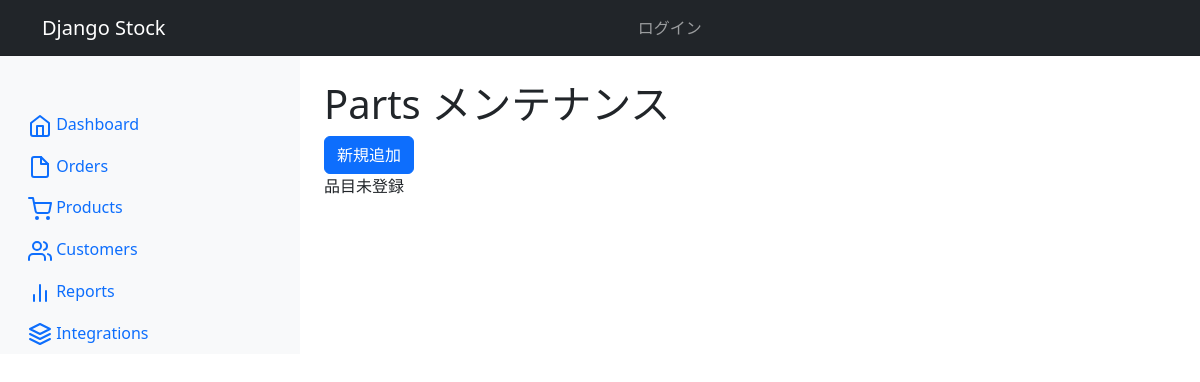
Page /stocks/parts_browse/ on the earlier database version.
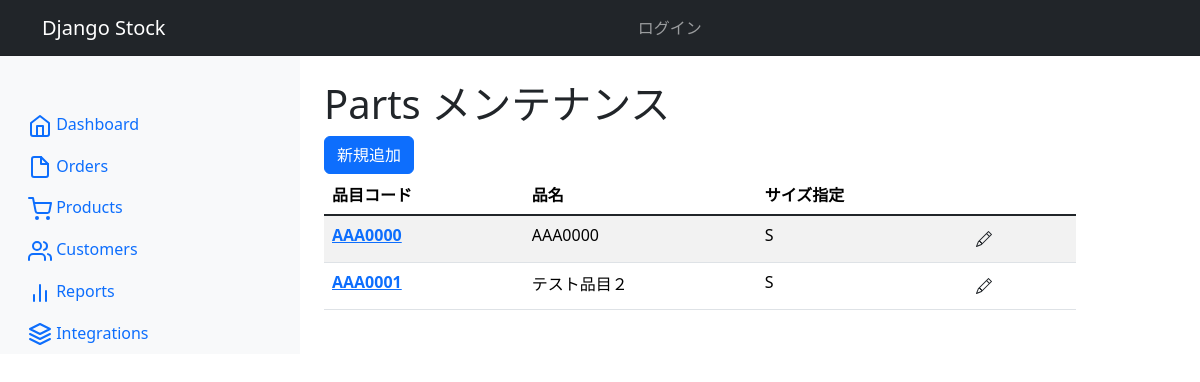
Same page on the later database version.
### stocks/models.py (models this page shows, shortened)
class Parts(models.Model):
    code = models.CharField('品目コード', max_length=8)
    name = models.TextField('品目名', blank=False)
    sizeType = models.CharField('棚入れ考慮用サイズ', max_length=1, default='S',null=False)
    created_by = models.ForeignKey(settings.AUTH_USER_MODEL,
                                  verbose_name="作成者",
                                  on_delete=models.CASCADE)
    created_at = models.DateTimeField("投稿日", auto_now_add=True)
    updated_at = models.DateTimeField("更新日", auto_now=True)

### stocks/views_s/parts.py (the view)
# urls.py: path("parts_browse/", views_s.parts.parts_browse, name="parts_browse"),
def parts_browse(request):
    parts = Parts.objects.all()
    context = { "parts": parts }
    return render(request, "parts/parts_browse.html",context)

### stocks/templates/parts/parts_browse.html (shortened to what this page needs)
{% extends "base.html" %}
{% block main %}
<div class="welcome">
  <h1 class="title">Parts メンテナンス</h1>
  <a class="btn btn-primary" href="{% url 'parts_new' %}">
      新規追加</a>
</div>
{% if parts %}
    <table class="table table-striped">
    <thead>
    <tr>
        <th>品目コード</th>
        <th>品名</th>
        <th>サイズ指定</th>
        <th></th>
    </tr>
    </thead>
    <tbody class="table-group-divider">
    {% for part in parts %}
    <tr>
        <th><a href="{% url 'parts_detail' part.id %}">
                {{ part.code }} </a></th>
        <td>{{ part.name}} </td>
        <td>{{ part.sizeType}} </td>
        <td>
            <a class="btn btn" href="{% url 'parts_detail' part.id %}">
<div>
</div>
            </a>
        </td>
    </tr>
    {% endfor %}
    </tbody>
    </table>
{% else %}
    <p> 品目未登録 </p>
{% endif %}
{% endblock %}

Differences in the rows shown:
added Parts: code "AAA0000", name "AAA0000", sizeType "S"
added Parts: code "AAA0001", name "テスト品目２", sizeType "S"
Other differences:
text no longer shown: "品目未登録"
text now shown: "品目コード 品名 サイズ指定"
